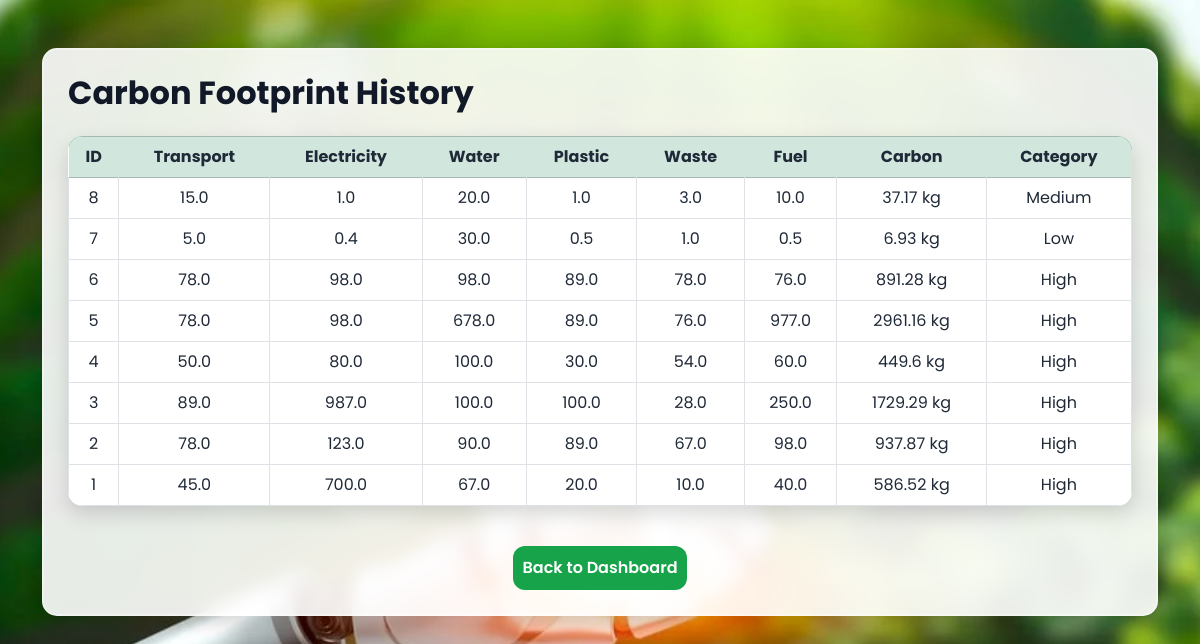
Screenshot of /history (signed in) with the database file from the repository.
### tables this page shows
CREATE TABLE history(

        id INTEGER PRIMARY KEY AUTOINCREMENT,

        transport REAL,

        electricity REAL,

        water REAL,

        plastic REAL,

        waste REAL,

        fuel REAL,

        carbon REAL,

        category TEXT

    );

### app.py (the view)
@app.route("/history")
def history():
    if "user" not in session:
        return redirect("/")
    return render_template(
        "history.html",
        history=get_history()
    )

### database/database.py (called while the page is built)
def get_history():
    conn=sqlite3.connect(DATABASE)
    cursor=conn.cursor()
    cursor.execute("SELECT * FROM history ORDER BY id DESC")
    data=cursor.fetchall()
    conn.close()
    return data

### templates/history.html (shortened to what this page needs)
<!DOCTYPE html>
<html lang="en">
<head>
<link href="https://cdn.jsdelivr.net/npm/bootstrap@5.3.3/dist/css/bootstrap.min.css" rel="stylesheet">
<link rel="stylesheet"
href="{{ url_for('static', filename='css/style.css') }}">
</head>
<body class="history-page">
<div class="container mt-5">
<div class="card shadow p-4">
<h2 class="text-success mb-4">
Carbon Footprint History
</h2>
<table class="table table-bordered table-hover">
<thead class="table-success">
<tr>
<th>ID</th>
<th>Transport</th>
<th>Electricity</th>
<th>Water</th>
<th>Plastic</th>
<th>Waste</th>
<th>Fuel</th>
<th>Carbon</th>
<th>Category</th>
</tr>
</thead>
<tbody>
{% for row in history %}
<tr>
<td>{{ row[0] }}</td>
<td>{{ row[1] }}</td>
<td>{{ row[2] }}</td>
<td>{{ row[3] }}</td>
<td>{{ row[4] }}</td>
<td>{{ row[5] }}</td>
<td>{{ row[6] }}</td>
<td>{{ row[7] }} kg</td>
<td>{{ row[8] }}</td>
</tr>
{% endfor %}
</tbody>
</table>
<div class="text-center mt-4">
<a href="/dashboard" class="btn btn-success">
Back to Dashboard
</a>
</div>
</div>
</div>
</body>
</html>

### static/css/style.css (style rules this page uses)
* { margin:0; padding:0; box-sizing:border-box; font-family:'Poppins',sans-serif; }
body { margin:0; padding:0; }
.btn-success { background:#149954; border:none; border-radius:10px; padding:10px; font-weight:600; }
.card { background: rgba(255,255,255,0.15); backdrop-filter: blur(12px); -webkit-backdrop-filter: blur(12px); border:1px solid rgba(255,255,255,0.3); border-radius:20px; box-shadow:0 8px 32px rgba(0,0,0,0.3); }
.table { background:rgb(203, 243, 158); border-radius:15px; overflow:hidden; }
.table thead { background:#138a4d; color:rgb(173, 211, 164); }
.table thead th { border:none; text-align:center; }
.table td { text-align:center; vertical-align:middle; }
.btn-success { background:#16a34a; border:none; border-radius:12px; }
.dashboard-card, .card, .goal-card, .report-card, .profile-card, .tip-card, .rank-card, .about-card { animation:fadeUp .8s ease; }
.history-page { background: url("../images/history.png") no-repeat center center fixed; background-size: cover; min-height: 100vh; }
.history-page .card, .history-page .dashboard-card, .history-page table { background: rgba(255,255,255,0.90); backdrop-filter: blur(8px); border-radius: 15px; box-shadow: 0 8px 20px rgba(0,0,0,0.15); }
.history-page h1, .history-page h2, .history-page h3, .history-page h4, .history-page h5, .history-page p, .history-page th, .history-page td { color: #1f2937; }
.card { background:rgba(255,255,255,.18); backdrop-filter:blur(18px); -webkit-backdrop-filter:blur(18px); border:2px solid rgba(255,255,255,.35); border-radius:22px; box-shadow:0 10px 35px rgba(0,0,0,.25); }
.dashboard-card, .card { color:#111827 !important; }
.dashboard-card h1, .dashboard-card h2, .dashboard-card h3, .dashboard-card h4, .dashboard-card h5, .dashboard-card h6, .card h1, .card h2, .card h3, .card h4, .card h5, .card h6 { color:#111827 !important; font-weight:700; }
.text-success { color:#166534 !important; font-weight:700; }
.btn { color:white !important; font-weight:600; }

### rows the page displays
history: id "8", transport "15.0", electricity "1.0", water "20.0", plastic "1.0", waste "3.0", fuel "10.0", carbon "37.17", category "Medium"
history: id "7", transport "5.0", electricity "0.4", water "30.0", plastic "0.5", waste "1.0", fuel "0.5", carbon "6.93", category "Low"
history: id "6", transport "78.0", electricity "98.0", water "98.0", plastic "89.0", waste "78.0", fuel "76.0", carbon "891.28", category "High"
history: id "5", transport "78.0", electricity "98.0", water "678.0", plastic "89.0", waste "76.0", fuel "977.0", carbon "2961.16", category "High"
history: id "4", transport "50.0", electricity "80.0", water "100.0", plastic "30.0", waste "54.0", fuel "60.0", carbon "449.6", category "High"
history: id "3", transport "89.0", electricity "987.0", water "100.0", plastic "100.0", waste "28.0", fuel "250.0", carbon "1729.29", category "High"
history: id "2", transport "78.0", electricity "123.0", water "90.0", plastic "89.0", waste "67.0", fuel "98.0", carbon "937.87", category "High"
history: id "1", transport "45.0", electricity "700.0", water "67.0", plastic "20.0", waste "10.0", fuel "40.0", carbon "586.52", category "High"
